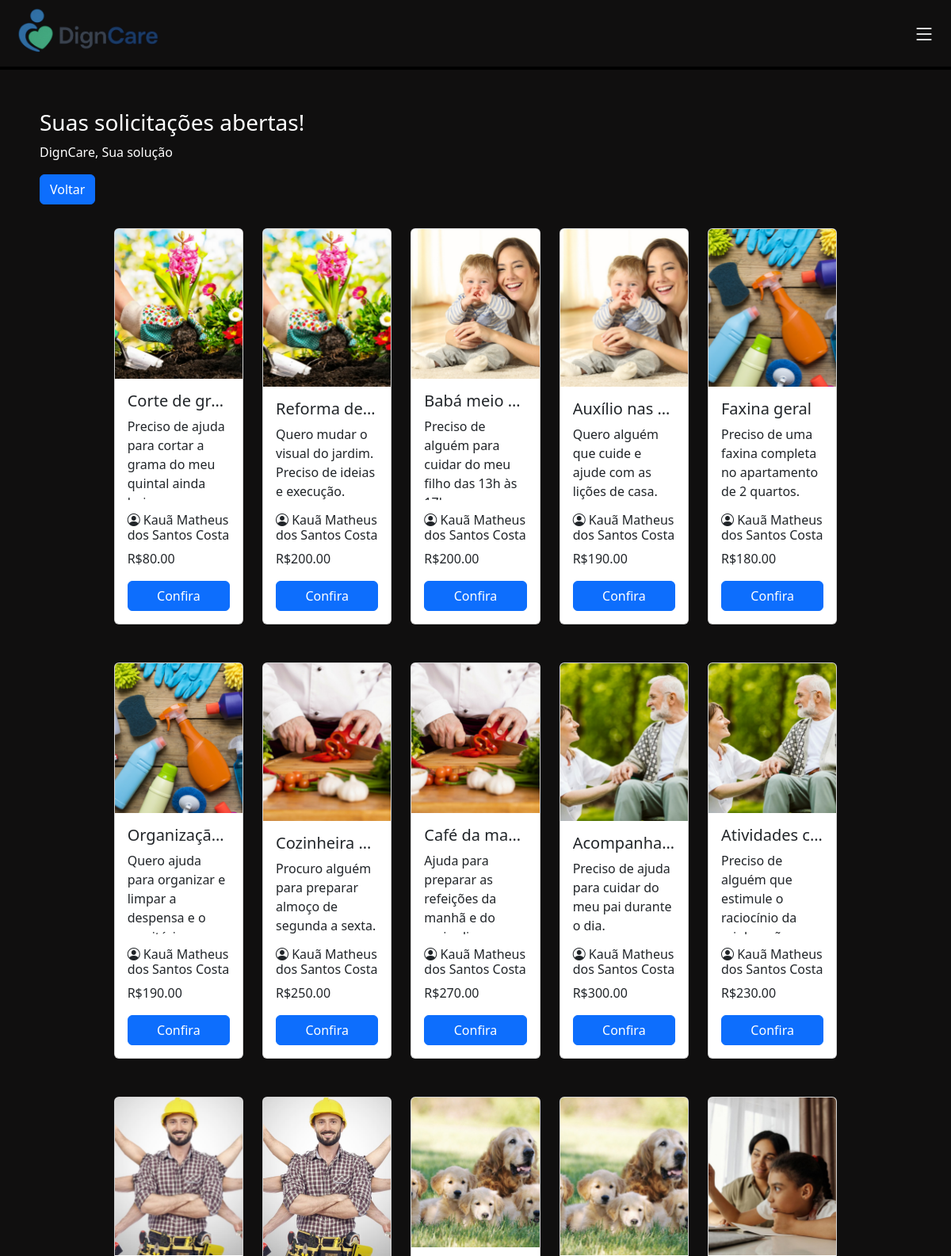
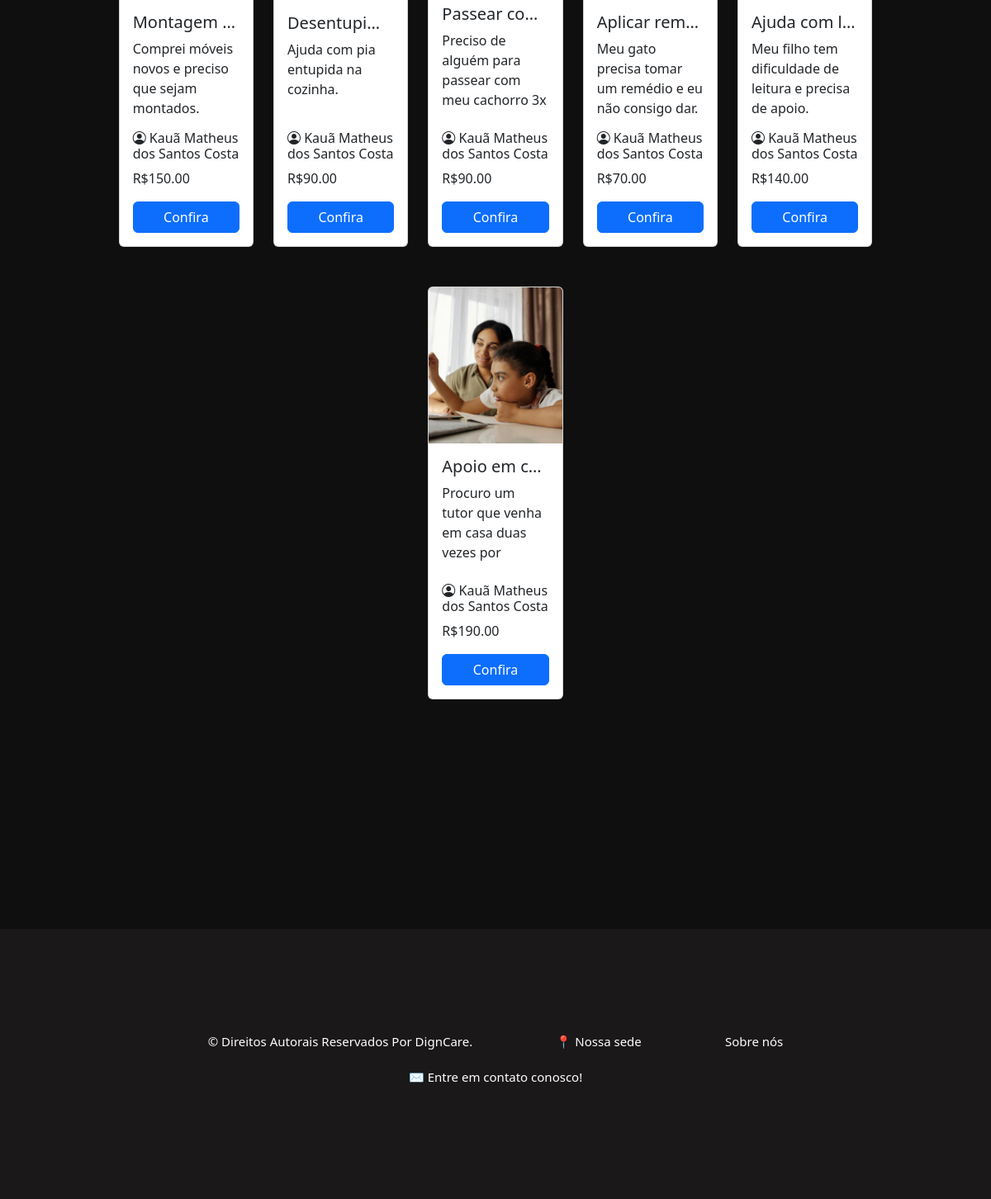
The app's page /html/solicitacoes.php (signed in) with its own data (2 pictures, top to bottom).
### tables this page shows
CREATE TABLE `servico` (
  `servico_id` int NOT NULL AUTO_INCREMENT,
  `user_id_contratante` int NOT NULL,
  `user_id_contratado` int DEFAULT NULL,
  `local_id` int DEFAULT NULL,
  `tipoServico_id` int NOT NULL,
  `servico_data_criado` date DEFAULT NULL,
  `servico_data_realizado` date DEFAULT NULL,
  `servico_titulo` varchar(45) NOT NULL,
  `servico_descricao` varchar(250) DEFAULT NULL,
  `servico_valor` decimal(10,2) NOT NULL,
  `servico_status` varchar(45) DEFAULT NULL,
  PRIMARY KEY (`servico_id`),
  KEY `user_id_contratante_idx` (`user_id_contratante`),
  KEY `user_id_contratado_idx` (`user_id_contratado`),
  KEY `local_id_idx` (`local_id`),
  KEY `tipoServico_id_idx` (`tipoServico_id`)
);

CREATE TABLE `usuario` (
  `usr_id` int NOT NULL AUTO_INCREMENT,
  `usr_nome` varchar(50) NOT NULL,
  `usr_cpf` varchar(45) NOT NULL,
  `usr_idade` int DEFAULT NULL,
  `usr_tipo` varchar(45) DEFAULT NULL,
  `usr_email` varchar(45) NOT NULL,
  `usr_senha` varchar(100) NOT NULL,
  `tipoServico_id` int DEFAULT NULL,
  `usr_descricao` varchar(250) DEFAULT NULL,
  PRIMARY KEY (`usr_id`),
  UNIQUE KEY `usr_cpf_UNIQUE` (`usr_cpf`),
  UNIQUE KEY `usr_email_UNIQUE` (`usr_email`),
  KEY `tipoServico_id_idx` (`tipoServico_id`),
  CONSTRAINT `tipoServico_id` FOREIGN KEY (`tipoServico_id`) REFERENCES `tiposervico` (`tipoServico_id`)
);

### html/solicitacoes.php (the view, shortened to what this page needs)
<!DOCTYPE html>
<html lang="pt-br">
<head>
    <link rel="stylesheet" href="/CSS/serviços_abertos.css">
    <link href="https://cdn.jsdelivr.net/npm/bootstrap@5.3.6/dist/css/bootstrap.min.css" rel="stylesheet"
>
    <link rel="stylesheet" href="https://cdn.jsdelivr.net/npm/bootstrap-icons@1.10.5/font/bootstrap-icons.css">
</head>
<body class="fundo">
  <header>
    <nav class="navbar borda">
      <div class="nav justify-content-start">
        <a href="/html/home.php"><img class="mexe" src="/img/logo_horizontal.png" alt="logo" width="225"></a>
      </div>
      <div class="menu-icon" type="sidbar" data-bs-toggle="offcanvas" data-bs-target="#offcanvasRight" aria-controls="offcanvasRight"><i class="bi bi-list fs-3 iconscss"></i></div>
    </nav>
  </header>
    <section style="margin: 50px;">
    <div class="textcolor" style="margin-bottom: 30px;">
        <h3>Suas solicitações abertas!</h3>
        <p>DignCare, Sua solução</p>
        <a href="/html/home_prestador.php" class="btn btn-primary">Voltar</a>
    </div>
    <?php
    require_once '../php/conecta_bd.php';
    $usr_id = $_SESSION['usr_id'];
    try {
            $sql = "SELECT s.*, u.usr_nome FROM servico s JOIN usuario u ON s.user_id_contratante = u.usr_id WHERE s.user_id_contratante = :id AND s.servico_status = 'Em aberto'";
            $stmt = $pdo->prepare($sql);
            $stmt->execute(['id'=> $usr_id]);
            $servicos = $stmt->fetchAll(PDO::FETCH_ASSOC);
            if (count($servicos) > 0) {
                $imagens = [
                    1 => '../img/jardinagem.png',
                    2 => '../img/babá.png',
                    3 => '../img/Limpeza.png',
                    4 => '../img/cozinheiro.png',
                    5 => '../img/cuidadora.png',
                    6 => '../img/manutencao.png',
                    7 => '../img/pets.png',
                    8 => '../img/tutora.png'
                ];
                echo '<div class="row g-4 mb-5 justify-content-center">';
                $contador = 0;
                foreach ($servicos as $servico) {
                    $imagemServico = $imagens[$servico['tipoServico_id']] ?? 'default.jpg';
                    echo '
                        <div class="col-md-2">
                            <div class="card h-100" style="height: 100%; max-height: 500px; min-height: 500px; display: flex; flex-direction: column;">
                                <img id="imagemCategoria" src="' . $imagemServico . '" alt="Imagem da Categoria" class="card-img-top" style="height: 200px; object-fit: cover;">
                                <div class="card-body d-flex flex-column" style="overflow: hidden;">
                                    <h5 class="card-title text-truncate" title="' . htmlspecialchars($servico["servico_titulo"]) . '">
                                        ' . htmlspecialchars($servico["servico_titulo"]) . '
                                    </h5>
                                    <p class="card-text" style="flex: 1; overflow: hidden; text-overflow: ellipsis;">
                                        ' . htmlspecialchars($servico["servico_descricao"]) . '
                                    </p>
                                    <h6><i class="bi bi-person-circle"></i> ' . htmlspecialchars($servico["usr_nome"]) . '</h6>
                                    <p>R$' . htmlspecialchars($servico["servico_valor"]) . '</p>
                                    <a href="/php/aceitar_servico.php?servico_id=' . $servico["servico_id"] . '" class="btn btn-primary mt-auto">Confira</a>
                                </div>
                            </div>
                        </div>
                    ';
                    $contador++;
                    if ($contador % 5 === 0 && $contador < count($servicos)) {
                        echo '</div><div class="row g-4 mb-5 justify-content-center">';
                    }
                }
                echo '</div>';
            } else {
                echo '<p class="textcolor">Nenhum serviço encontrado para esse filtro.</p>';
            }
    } catch (PDOException $e) {
        echo "Erro ao buscar serviços: " . $e->getMessage();
    }
    ?>
</section>
    <footer class="texto">
        <p class="mexe">&copy; Direitos Autorais Reservados Por DignCare.</p>
        <p ><a class="mexe" href="https://maps.app.goo.gl/9GVxGAeCZJMZK6yYA" target="_blank">📍 Nossa sede</a></p>
        <p ><a class="mexe" href="/html/sobre.php">Sobre nós</a></p>
        <p ><a class="mexe" href="mailto:digncare@gmail.com">✉ Entre em contato conosco!</a></p>
    </footer>
</body>
</html>

### CSS/serviços_abertos.css (style rules this page uses)
body { opacity: 0; transition: opacity 0.5s ease-in; }
body.loaded { opacity: 1; }
.fundo { background-color: rgba(16, 15, 15, 1) !important; }
.borda { border-bottom: 4px solid black; }
.textcolor { color: white !important; }
.mexe { transition: transform 0.3s ease; }
.iconscss { color:white; }
footer { margin-top: 15%; padding: 10%; background-color: rgb(26, 24, 24) ; text-align: center; }
footer > a, a:link, a:visited, a:active { text-decoration: none; color: white; }
.iconscss { font-size: 30px; color:white; margin-right: 20px; }
.texto { color: white !important; font-size: 20px !important; }

### CSS/corpo_padrao.css (style rules this page uses)
html, body { height: 100%; margin: 0; padding: 0; display: flex; flex-direction: column; }
body { opacity: 0; transition: opacity 0.5s ease-in; }
body.loaded { opacity: 1; }
.fundo { background-color: rgba(16, 15, 15, 1) !important; }
.borda { border-bottom: 4px solid black; }

### CSS/footer.css (style rules this page uses)
footer { margin-top: 10%; padding: 1%; background-color: rgb(26, 24, 24) ; text-align: center; }
footer>p { padding-inline: 5%; display: inline-flex; font-size: 15px !important; }
footer > a, a:link, a:visited, a:active { text-decoration: none; color: white; }
.texto { color: white !important; font-size: 20px !important; }

### records on screen
servico: servico_titulo "Corte de gr…", servico_descricao "Preciso de ajuda para cortar a grama do meu quintal ainda…", usuario.usr_nome "Kauã Matheus dos Santos Costa", servico_valor "80.00"
servico: servico_titulo "Reforma de…", servico_descricao "Quero mudar o visual do jardim. Preciso de ideias e execução.", usuario.usr_nome "Kauã Matheus dos Santos Costa", servico_valor "200.00"
servico: servico_titulo "Babá meio…", servico_descricao "Preciso de alguém para cuidar do meu filho das 13h às…", usuario.usr_nome "Kauã Matheus dos Santos Costa", servico_valor "200.00"
servico: servico_titulo "Auxílio nas…", servico_descricao "Quero alguém que cuide e ajude com as lições de casa.", usuario.usr_nome "Kauã Matheus dos Santos Costa", servico_valor "190.00"
servico: servico_titulo "Faxina geral", servico_descricao "Preciso de uma faxina completa no apartamento de 2 quartos.", usuario.usr_nome "Kauã Matheus dos Santos Costa", servico_valor "180.00"
servico: servico_titulo "Organizaçã…", servico_descricao "Quero ajuda para organizar e limpar a despensa e o…", usuario.usr_nome "Kauã Matheus dos Santos Costa", servico_valor "190.00"
servico: servico_titulo "Cozinheira…", servico_descricao "Procuro alguém para preparar almoço de segunda a sexta.", usuario.usr_nome "Kauã Matheus dos Santos Costa", servico_valor "250.00"
servico: servico_titulo "Café da ma…", servico_descricao "Ajuda para preparar as refeições da manhã e do…", usuario.usr_nome "Kauã Matheus dos Santos Costa", servico_valor "270.00"
servico: servico_titulo "Acompanha…", servico_descricao "Preciso de ajuda para cuidar do meu pai durante o dia.", usuario.usr_nome "Kauã Matheus dos Santos Costa", servico_valor "300.00"
servico: servico_titulo "Atividades c…", servico_descricao "Preciso de alguém que estimule o raciocínio da…", usuario.usr_nome "Kauã Matheus dos Santos Costa", servico_valor "230.00"
servico: servico_titulo "Montagem…", servico_descricao "Comprei móveis novos e preciso que sejam montados.", usuario.usr_nome "Kauã Matheus dos Santos Costa", servico_valor "150.00"
servico: servico_titulo "Desentupi…", servico_descricao "Ajuda com pia entupida na cozinha.", usuario.usr_nome "Kauã Matheus dos Santos Costa", servico_valor "90.00"
servico: servico_titulo "Passear co…", servico_descricao "Preciso de alguém para passear com meu cachorro 3x…", usuario.usr_nome "Kauã Matheus dos Santos Costa", servico_valor "90.00"
servico: servico_titulo "Aplicar rem…", servico_descricao "Meu gato precisa tomar um remédio e eu não consigo dar.", usuario.usr_nome "Kauã Matheus dos Santos Costa", servico_valor "70.00"
servico: servico_titulo "Ajuda com l…", servico_descricao "Meu filho tem dificuldade de leitura e precisa de apoio.", usuario.usr_nome "Kauã Matheus dos Santos Costa", servico_valor "140.00"
servico: servico_titulo "Apoio em c…", servico_descricao "Procuro um tutor que venha em casa duas vezes por…", usuario.usr_nome "Kauã Matheus dos Santos Costa", servico_valor "190.00"
